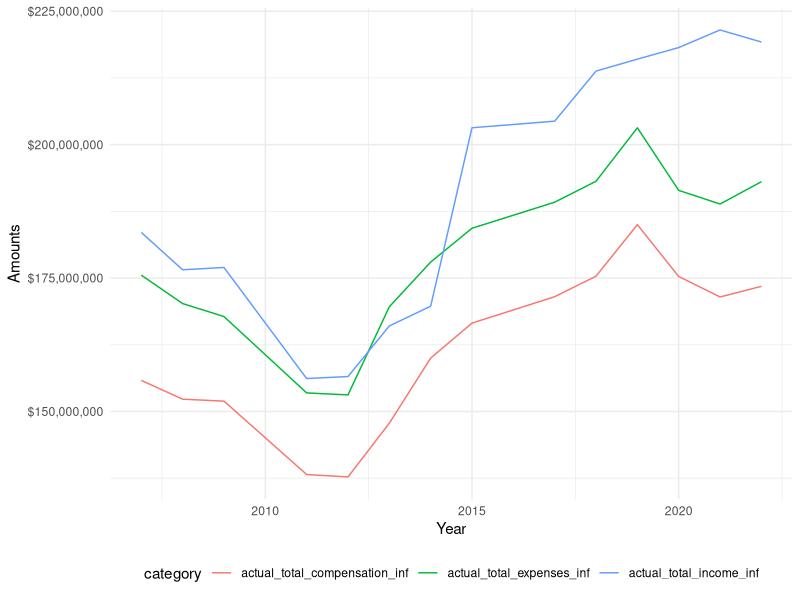

Here is the R script that generated this plot:
## ---- chunk 1
knitr::opts_chunk$set(echo = TRUE)

#install libraries
library(readxl)
library(tidyverse)
library(here)
library(readxl)
library(kableExtra)
library(ggplot2)
library(scales)
library(dplyr)
library(formattable)

## ---- chunk 2
#load in inflation data
inflation_coefficients <- read_excel(here("data", "Inflation Coefficients.xlsx"))

#load in CFT Budget Data
budget_data <- read_excel(here("data", "Budget Data.xlsx"))

#create data frame for plot
by <- join_by(Year)
budget_data_inf <- left_join(budget_data,inflation_coefficients,by)
budget_data_inf <- budget_data_inf %>% 
  mutate(
    actual_total_income_inf = `Actual Total Income` * `Inflation Coeff`,
    actual_total_expenses_inf = `Actual Total Expenses` * `Inflation Coeff`,
    actual_total_compensation_inf = `Actual Total Compensation` * `Inflation Coeff`
  )

actuals_data_inf <- budget_data_inf %>% select(Year, `Actual Total Income`, `Actual Total Expenses`, `Actual Total Compensation`, actual_total_income_inf, actual_total_expenses_inf, actual_total_compensation_inf)

actuals_data_inf_long <- pivot_longer(data = actuals_data_inf, 
                                    cols = actual_total_income_inf:actual_total_compensation_inf,
                                    names_to = "category",
                                    values_to = "amount")

ggplot(data = subset(actuals_data_inf_long, !is.na(amount)), aes(x = Year, y = amount, color = category)) +
  geom_line() +
    scale_y_continuous("Amounts",
    labels = scales::label_dollar()
    ) +
  theme_minimal() + 
  theme(legend.position="bottom")

## ---- chunk 3

a = 10
pa = a/100
b = 1 + pa
f = 1.5

reserve_inf <- budget_data_inf %>% select(Year, actual_total_income_inf, actual_total_expenses_inf, actual_total_compensation_inf)

reserve_inf <- reserve_inf %>% 
  filter(!is.na(actual_total_income_inf))

reserve_inf <- reserve_inf %>% 
  mutate(
    total_reserve = actual_total_income_inf - actual_total_expenses_inf,
    p_reserve = actual_total_income_inf/actual_total_expenses_inf - 1,
    excess = (actual_total_income_inf - actual_total_expenses_inf - pa*actual_total_compensation_inf)/actual_total_expenses_inf,
    excess2 = (actual_total_income_inf - actual_total_expenses_inf - pa*actual_total_compensation_inf/f)/actual_total_expenses_inf
  )

  
reserve_diff_inf <- reserve_inf %>% select(Year, total_reserve, p_reserve, excess, excess2)
reserve_diff_inf$total_reserve <- currency(reserve_diff_inf$total_reserve, digits = 0L)
reserve_diff_inf$p_reserve <- percent(reserve_diff_inf$p_reserve,1)
reserve_diff_inf$excess <- percent(reserve_diff_inf$excess, 1)
reserve_diff_inf$excess2 <- percent(reserve_diff_inf$excess2, 1)

reserve_diff_inf %>%
  kbl(caption = "Table 1: Non-Expense Income and Amounts Left Over After Expenses are Deducted (2024 Dollars)", centering = TRUE,col.names = c("Year", "Total Left", "% of Total Expenses", "Minus Raise A*", "Minus Raise B*"), position = "left") %>%
  kable_classic(full_width = F, html_font = "Cambria")
